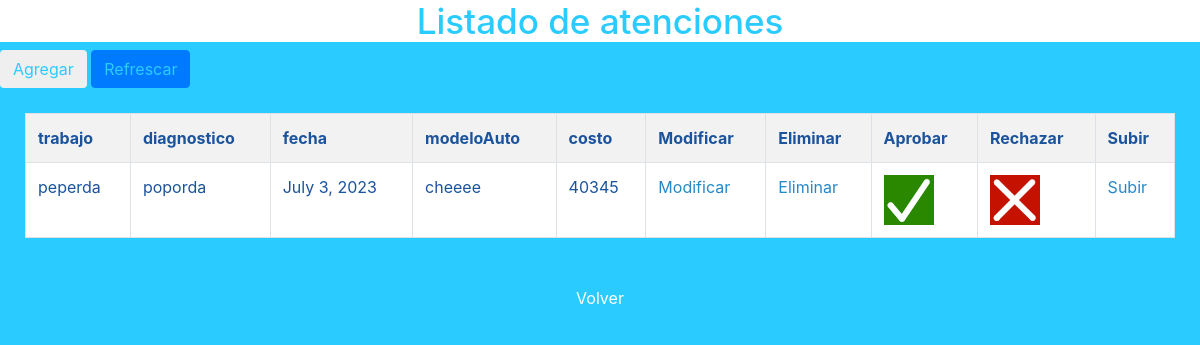
The app's page /tallerRayo/listado_atenciones (signed in), older data.
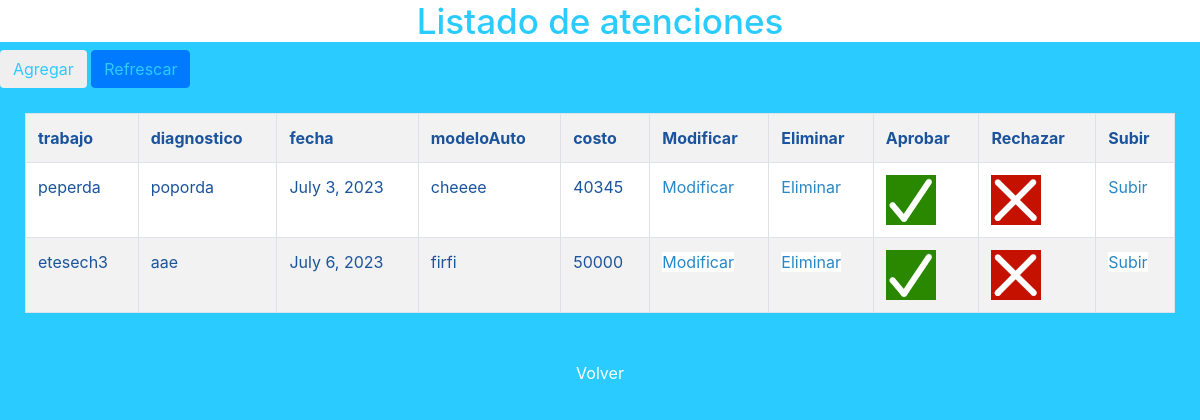
The same page, newer data.
### tallerRayo/models.py (models this page shows, shortened)
class Atencion(models.Model):
     trabajo = models.CharField(primary_key=True, max_length=255)
     diagnostico = models.CharField(max_length=50)
     fecha = models.DateField(max_length=50)
     modeloAuto = models.CharField(max_length=50)
     imagenAuto = models.CharField(max_length=10)
     categoria = models.CharField(max_length=50, blank=True)
     materiales = models.CharField(max_length=500, blank=True)
     nombreMecanico = models.CharField(max_length=45)
     cliente = models.ForeignKey(formularioContacto, on_delete=models.CASCADE)
     rutCliente = models.CharField(max_length=45)
     costo = models.CharField(max_length=40)
     garantia = models.CharField(max_length=30)
     verify = models.CharField(max_length=1, blank=True)

### tallerRayo/views.py (the view)
# urls.py: path('listado_atenciones', views.listado_atenciones, name='listado_atenciones'),
def listado_atenciones(request):
    atenciones = Atencion.objects.all()
    context={"atenciones": atenciones}
    return render(request, 'listado_atenciones.html', context)

### tallerRayo/templates/listado_atenciones.html (shortened to what this page needs)
{% load static %}
<!DOCTYPE html>
<html>
  <head content="width=device-width, initial-scale=1.0">
   <link rel="stylesheet" href="https://stackpath.bootstrapcdn.com/bootstrap/4.1.3/css/bootstrap.min.css"
>
    <link rel="stylesheet" href="{% static 'css/css.css' %}">
  </head>
  <body class="bow">
     <div class="cajaTexto">
      <h2><header>Listado de atenciones</header></h2>
     </div>
    <button type="button" class="btn btn-xs"><a href="{% url 'formulario_atenciones_CORREGIDO' %}"> Agregar</a></button>
    <button type="button" class="btn btn-xs btn-primary"><a href="{% url 'listado_atenciones' %}"> Refrescar</a></button>
     <div class="lario3">
      <table class="table table-bordered table-striped" id="tabla1" style="background-color: white; color: #1b539c;">
        {% if atenciones%}
          <th>trabajo</th>
          <th>diagnostico</th>
          <th>fecha</th>
          <th>modeloAuto</th>
          <th>costo</th>
          <th>Modificar</th>
          <th>Eliminar</th>
          {% if user.is_authenticated and user.is_superuser %}
          <th>Aprobar</th>
          <th>Rechazar</th>
          <th>Subir</th>
          {% endif %}
          {% for x in atenciones%}
            {% if x.verify != '1' %}
            <tr>
              <td>{{ x.trabajo}}</td>
              <td>{{ x.diagnostico}}</td>
              <td>{{ x.fecha}}</td>
              <td>{{ x.modeloAuto}}</td>
              <td>{{ x.costo}}</td>
              <td><a class="btn-xs btn-warning" style="padding: 0 !important;" href="{% url 'modificar_atenciones' pk=x.trabajo %}">Modificar</a></td>
              <td><a class="btn-xs btn-danger" style="padding: 0 !important;" href="{% url 'eliminar_atenciones' pk=x.trabajo %}">Eliminar</a></td>
              {% if user.is_authenticated and user.is_superuser %}
              <td><a class="btn-xs bootstrapcdn" style="padding: 0 !important;" href="{% url 'ate_aprobada' %}">
                <img src="{% static 'img/icon1.png' %}">
              </a></td>
              <td><a class="btn-xs bootstrapcdn" style="padding: 0 !important;" href="{% url 'ate_rechazada' %}">
                <img src="{% static 'img/icon2.png' %}">
              </a></td>
              <td><a class="btn-xs btn-warning" style="padding: 0 !important;" href="{% url 'modificar_atenciones_us' pk=x.trabajo %}">Subir</a></td>
            {% endif %}
            </tr>
            {% endif %}
          {% endfor%}
        {% else %}
        <tr>
          <td>No existen atenciones</td>
        </tr>
        {%endif%}
      </table>
     </div>
      <div class="buttons">
        <center><div class="nav-item">
            <a href="{% url 'cuenta_angel_d_revilla' %}" style="color: white;" type="button" class="login-button btn btn-xs btn-default" title="Log in">
             Volver </a></center>
      </div>
  </body>
</html>

### tallerRayo/static/css/css.css (style rules this page uses)
header { color: #2ACBFF; text-align: center; font-size: 35px; }
.bow { background-color:#2ACBFF; }
.cajaTexto * { background-color: white !important; }
a { color: #2ACBFF; }
.lario3 { display: flex; justify-content: center; padding: 25px; margin:auto; background-color:#2ACBFF; color: white; list-style: none; flex-direction: column; }
.lario3 a { background-color: white; color:#2787c7; width: 70vw; background-clip: padding-box; max-width: 70vw; padding: 20px; }

Row changes from the older to the newer data that the page shows:
added Atencion: trabajo "etesech3", diagnostico "aae", fecha "July 6, 2023", modeloAuto "firfi", costo "50000"
